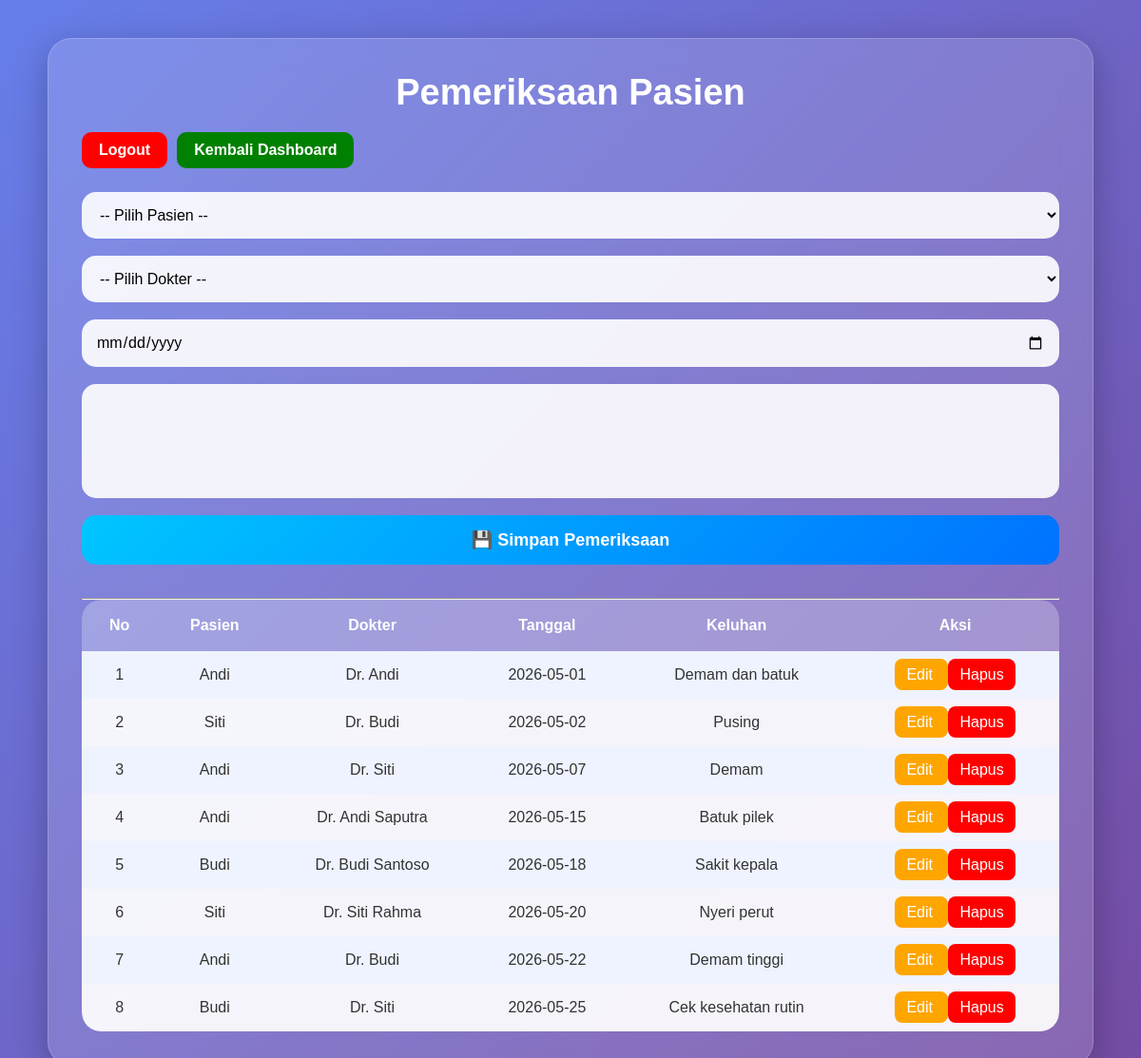
The app's page /pemeriksaan.php with its own data.
### tables this page shows
CREATE TABLE `pemeriksaan` (
  `id` int(11) NOT NULL,
  `id_pasien` int(11) DEFAULT NULL,
  `id_dokter` int(11) DEFAULT NULL,
  `tanggal` date DEFAULT NULL,
  `keluhan` text DEFAULT NULL
);

CREATE TABLE `pasien` (
  `id` int(11) NOT NULL,
  `nama` varchar(100) DEFAULT NULL,
  `umur` int(11) DEFAULT NULL,
  `alamat` text DEFAULT NULL,
  `no_hp` varchar(15) DEFAULT NULL
);

CREATE TABLE `dokter` (
  `id` int(11) NOT NULL,
  `nama` varchar(100) DEFAULT NULL,
  `spesialis` varchar(100) DEFAULT NULL,
  `hari` varchar(20) DEFAULT NULL,
  `jam_mulai` time DEFAULT NULL,
  `jam_selesai` time DEFAULT NULL
);

### pemeriksaan.php (the view, shortened to what this page needs)
<?php
include 'config.php';
?>
<!DOCTYPE html>
<html lang="id">
<head>
</head>
<body>
<div class="container">
    <h2>Pemeriksaan Pasien</h2>
    <div class="menu">
    <a href="logout.php" class="logout">Logout</a>
    <a href="dashboard.php" class="kembali">Kembali Dashboard</a>
</div>
    <?php
    $edit = null;
    ?>
    <form method="POST">
        <select name="pasien" required>
            <option value="">-- Pilih Pasien --</option>
        </select>
        <select name="dokter" required>
            <option value="">-- Pilih Dokter --</option>
        </select>
        <input type="date"
               name="tanggal"
               value="<?= $edit ? $edit['tanggal'] : '' ?>"
               required>
        <textarea name="keluhan" required><?= $edit ? $edit['keluhan'] : '' ?></textarea>
        <?php if($edit){ ?>
            <button name="update">Update Pemeriksaan</button>
        <?php } else { ?>
            <button name="simpan">💾 Simpan Pemeriksaan</button>
        <?php } ?>
    </form>
    <hr>
    <div class="table-box">
        <table>
            <tr>
                <th>No</th>
                <th>Pasien</th>
                <th>Dokter</th>
                <th>Tanggal</th>
                <th>Keluhan</th>
                <th>Aksi</th>
            </tr>
            <?php
            $no = 1;
            $data = mysqli_query($conn, "
            SELECT
                pm.id,
                p.nama as pasien,
                d.nama as dokter,
                pm.tanggal,
                pm.keluhan
            FROM pemeriksaan pm
            JOIN pasien p ON pm.id_pasien = p.id
            JOIN dokter d ON pm.id_dokter = d.id
            ");
            while ($row = mysqli_fetch_array($data)) {
            ?>
            <tr>
                <td><?= $no++ ?></td>
                <td><?= $row['pasien'] ?></td>
                <td><?= $row['dokter'] ?></td>
                <td><?= $row['tanggal'] ?></td>
                <td><?= $row['keluhan'] ?></td>
                <td>
                    <a href="pemeriksaan.php?edit=<?= $row['id'] ?>" class="btn edit">
                        Edit
                    </a>
                    <a href="pemeriksaan.php?hapus=<?= $row['id'] ?>"
                       class="btn hapus"
                       onclick="return confirm('Yakin ingin hapus data?')">
                        Hapus
                    </a>
                </td>
            </tr>
            <?php } ?>
        </table>
    </div>
</div>
</body>
</html>

### pemeriksaan.php (style rules this page uses)
* { margin:0; padding:0; box-sizing:border-box; font-family:'Poppins', sans-serif; }
body { min-height:100vh; background: linear-gradient(135deg, #667eea, #764ba2); padding:40px; }
.container { width:100%; max-width:1100px; margin:auto; background: rgba(255,255,255,0.15); backdrop-filter: blur(15px); border-radius:25px; padding:35px; box-shadow:0 10px 35px rgba(0,0,0,0.25); border:1px solid rgba(255,255,255,0.2); }
h2 { text-align:center; color:white; margin-bottom:20px; font-size:38px; }
.menu { display:flex; gap:10px; margin-bottom:25px; }
.menu a { text-decoration:none; padding:10px 18px; border-radius:10px; color:white; font-weight:bold; }
.logout { background:red; }
.kembali { background:green; }
form { display:grid; gap:18px; margin-bottom:35px; }
select, input, textarea { width:100%; padding:15px; border:none; outline:none; border-radius:15px; background:rgba(255,255,255,0.9); font-size:16px; }
textarea { min-height:120px; resize:none; }
button { background: linear-gradient(135deg, #00c6ff, #0072ff); color:white; border:none; padding:15px; border-radius:15px; font-size:18px; cursor:pointer; font-weight:bold; }
.btn { padding:8px 12px; border-radius:8px; text-decoration:none; color:white; }
.edit { background:orange; }
.hapus { background:red; }
.table-box { overflow-x:auto; border-radius:20px; }
table { width:100%; border-collapse:collapse; overflow:hidden; border-radius:20px; }
th { background:rgba(255,255,255,0.25); color:white; padding:18px; }
td { background:rgba(255,255,255,0.92); padding:16px; text-align:center; color:#333; }
tr:nth-child(even) td { background:#eef3ff; }

### records on screen
pemeriksaan: id_pasien.nama "Andi", id_dokter.nama "Dr. Andi", tanggal "2026-05-01", keluhan "Demam dan batuk"
pemeriksaan: id_pasien.nama "Siti", id_dokter.nama "Dr. Budi", tanggal "2026-05-02", keluhan "Pusing"
pemeriksaan: id_pasien.nama "Andi", id_dokter.nama "Dr. Siti", tanggal "2026-05-07", keluhan "Demam"
pemeriksaan: id_pasien.nama "Andi", id_dokter.nama "Dr. Andi Saputra", tanggal "2026-05-15", keluhan "Batuk pilek"
pemeriksaan: id_pasien.nama "Budi", id_dokter.nama "Dr. Budi Santoso", tanggal "2026-05-18", keluhan "Sakit kepala"
pemeriksaan: id_pasien.nama "Siti", id_dokter.nama "Dr. Siti Rahma", tanggal "2026-05-20", keluhan "Nyeri perut"
pemeriksaan: id_pasien.nama "Andi", id_dokter.nama "Dr. Budi", tanggal "2026-05-22", keluhan "Demam tinggi"
pemeriksaan: id_pasien.nama "Budi", id_dokter.nama "Dr. Siti", tanggal "2026-05-25", keluhan "Cek kesehatan rutin"
